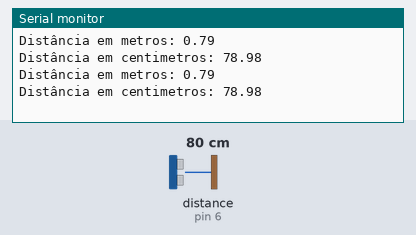
Simulated run of this sketch. Board: Arduino Uno, built with avr-gcc and run on an emulated ATmega328P. Parts: the last lines printed to the serial monitor. Wiring (inferred from the names in the program): ultrasonic range finder: trigger pin 7; echo pin 6. The test bench sets the inputs (shaded band); at power-on: distance to the obstacle (sensor on pin 6) 80 cm. The echo pulse lasts 58.3 µs per cm.

Above: at 2.8 s.
2.9 s: distance to the obstacle (sensor on pin 6) set to 2 cm
At 4.5 s:
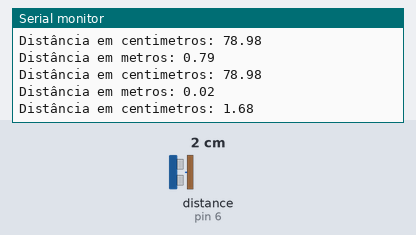
5.6 s: distance to the obstacle (sensor on pin 6) set to 4 cm
At 7.3 s:
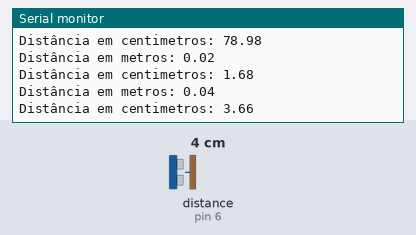
Timing chart, 0 to 8.8 s (numbered marks = the images above; inputs shaded):
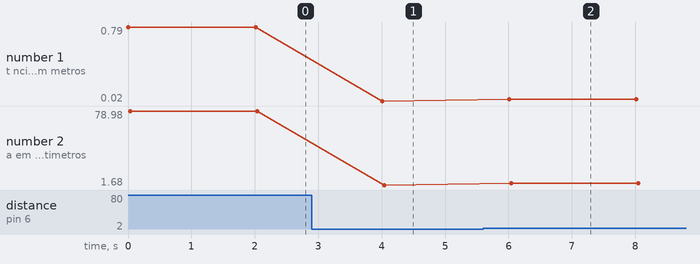

Measured:
- after the input at 2.9 s, the serial monitor: prints a new line after 1.1 s (image 1)
- after the input at 5.6 s, the serial monitor: prints a new line after 0.42 s (image 2)
- plotted number 1: 0.79 → 0.02 after the input at 2.9 s, 0.02 → 0.04 after the input at 5.6 s
- plotted number 2: 78.98 → 1.68 after the input at 2.9 s, 1.68 → 3.66 after the input at 5.6 s

The sketch:

SENSOR_ULTRASSONICO.ino
```cpp
/**
   Criado por Paçoca Tech

   Youtube: https://www.youtube.com/channel/UCW6OP5j28zFsnKxpQ2v9CsA
   Instagram: http://instagram.com/pacocatech
   Github: http://github.com/pacocatech
   E-mail: pacocatech@gmail.com


   Manipulando sensor de distância ultrassônico.
*/

#define PIN_TRIGGER 7
#define PIN_ECHO 6

const float VelocidadeSom_MporS = 0.000340; // em metros por microsegundo

void setup() {
  //iniciando o monitor serial
  Serial.begin(9600);

  //configuramos o pino trigger como saída
  pinMode(PIN_TRIGGER, OUTPUT);
  digitalWrite(PIN_TRIGGER, LOW);

  //configuramos o pino echo como entrada
  pinMode(PIN_ECHO, INPUT);
}

void loop() {
  //Disparamos um pulso ultrassonico, temos que enviar para o pino de trigger um sinal HIGH
  // por pelo menos 10us
  digitalWrite(PIN_TRIGGER, HIGH);
  delayMicroseconds(10);
  digitalWrite(PIN_TRIGGER, LOW);

  //obtem o tempo de duração do sinal no pino de leitura(us)
  float tempoResposta = pulseIn(PIN_ECHO, HIGH);

  Serial.print("Distância em metros: ");
  Serial.println(converterEmMetros(tempoResposta));
  Serial.print("Distância em centimetros: ");
  Serial.println(converterEmMetros(tempoResposta)*100);

  //aguardamos 2 segundos e fazemos o fluxo novamente
  delay(2000);
}

float converterEmMetros(float tempoResposta){
  return((tempoResposta*VelocidadeSom_MporS)/2);
}
```
